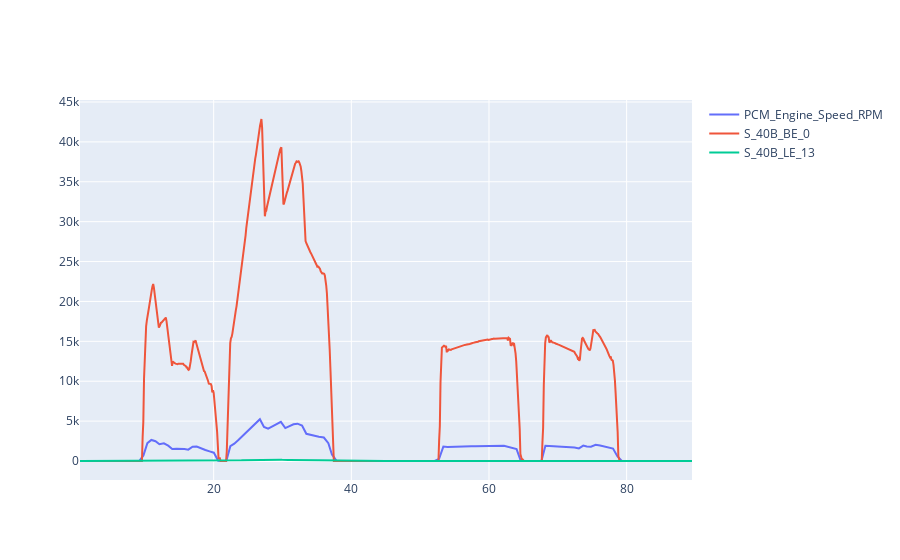
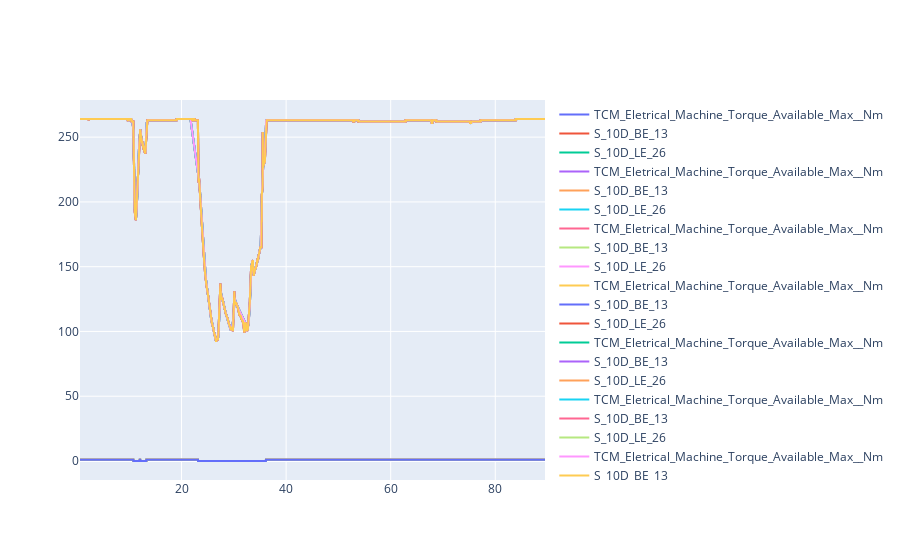

The cell these charts' notebook holds for them, in order:
### Code cell
# One plot per message

# Group signals by unique message using a regular dict
message_signals = {}
for msg, signal, candidates in test_table:
    if msg not in message_signals:
        message_signals[msg] = []
        signal_dict = {'signal': signal, 'candidates': candidates}
    message_signals[msg].append(signal_dict)

for msg, signals in message_signals.items():
    to_plot = []
    for signal in signals:
        to_plot.append(signal['signal'])
        to_plot.append(signal['candidates'][0][0] if signal['candidates'] and len(signal['candidates']) > 0 else None)
        to_plot.append(signal['candidates'][1][0] if signal['candidates'] and len(signal['candidates']) > 1 else None)
    print(f"Plotting {msg.msg_id} with {len(signals)} signals")
    f = decoder_FD3.plot_signals(to_plot,return_fig=True)
    f.show()

### Figure 1 — Plotly figure (JSON) as saved in the notebook; plotly's stock layout.template omitted (floating-point values rounded to 4 significant figures; data arrays with more than 128 entries replaced by an {"elided": "..."} marker saying what was removed)
{"data": [{"mode": "lines", "name": "PCM_Engine_Speed_RPM", "type": "scatter", "x": {"elided": "142 float values"}, "y": {"elided": "142 float values"}}, {"mode": "lines", "name": "S_40B_BE_0", "type": "scatter", "x": {"elided": "885 float values"}, "y": {"elided": "885 float values"}}, {"mode": "lines", "name": "S_40B_LE_13", "type": "scatter", "x": {"elided": "885 float values"}, "y": {"elided": "885 float values"}}], "layout": {}}

### Figure 2 — Plotly figure (JSON) as saved in the notebook; plotly's stock layout.template omitted (floating-point values rounded to 4 significant figures; data arrays with more than 128 entries replaced by an {"elided": "..."} marker saying what was removed)
{"data": [{"mode": "lines", "name": "TCM_Eletrical_Machine_Torque_Available_Max__Nm", "type": "scatter", "x": {"elided": "303 float values"}, "y": {"elided": "303 float values"}}, {"mode": "lines", "name": "S_10D_BE_13", "type": "scatter", "x": {"elided": "8891 float values"}, "y": {"elided": "8891 float values"}}, {"mode": "lines", "name": "S_10D_LE_26", "type": "scatter", "x": {"elided": "8891 float values"}, "y": {"elided": "8891 float values"}}, {"mode": "lines", "name": "TCM_Eletrical_Machine_Torque_Available_Max__Nm", "type": "scatter", "x": {"elided": "303 float values"}, "y": {"elided": "303 float values"}}, {"mode": "lines", "name": "S_10D_BE_13", "type": "scatter", "x": {"elided": "8891 float values"}, "y": {"elided": "8891 float values"}}, {"mode": "lines", "name": "S_10D_LE_26", "type": "scatter", "x": {"elided": "8891 float values"}, "y": {"elided": "8891 float values"}}, {"mode": "lines", "name": "TCM_Eletrical_Machine_Torque_Available_Max__Nm", "type": "scatter", "x": {"elided": "303 float values"}, "y": {"elided": "303 float values"}}, {"mode": "lines", "name": "S_10D_BE_13", "type": "scatter", "x": {"elided": "8891 float values"}, "y": {"elided": "8891 float values"}}, {"mode": "lines", "name": "S_10D_LE_26", "type": "scatter", "x": {"elided": "8891 float values"}, "y": {"elided": "8891 float values"}}, {"mode": "lines", "name": "TCM_Eletrical_Machine_Torque_Available_Max__Nm", "type": "scatter", "x": {"elided": "303 float values"}, "y": {"elided": "303 float values"}}, {"mode": "lines", "name": "S_10D_BE_13", "type": "scatter", "x": {"elided": "8891 float values"}, "y": {"elided": "8891 float values"}}, {"mode": "lines", "name": "S_10D_LE_26", "type": "scatter", "x": {"elided": "8891 float values"}, "y": {"elided": "8891 float values"}}, {"mode": "lines", "name": "TCM_Eletrical_Machine_Torque_Available_Max__Nm", "type": "scatter", "x": {"elided": "303 float values"}, "y": {"elided": "303 float values"}}, {"mode": "lines", "name": "S_10D_BE_13", "type": "scatter", "x": {"elided": "8891 float values"}, "y": {"elided": "8891 float values"}}, {"mode": "lines", "name": "S_10D_LE_26", "type": "scatter", "x": {"elided": "8891 float values"}, "y": {"elided": "8891 float values"}}, {"mode": "lines", "name": "TCM_Eletrical_Machine_Torque_Available_Max__Nm", "type": "scatter", "x": {"elided": "303 float values"}, "y": {"elided": "303 float values"}}, {"mode": "lines", "name": "S_10D_BE_13", "type": "scatter", "x": {"elided": "8891 float values"}, "y": {"elided": "8891 float values"}}, {"mode": "lines", "name": "S_10D_LE_26", "type": "scatter", "x": {"elided": "8891 float values"}, "y": {"elided": "8891 float values"}}, {"mode": "lines", "name": "TCM_Eletrical_Machine_Torque_Available_Max__Nm", "type": "scatter", "x": {"elided": "303 float values"}, "y": {"elided": "303 float values"}}, {"mode": "lines", "name": "S_10D_BE_13", "type": "scatter", "x": {"elided": "8891 float values"}, "y": {"elided": "8891 float values"}}, {"mode": "lines", "name": "S_10D_LE_26", "type": "scatter", "x": {"elided": "8891 float values"}, "y": {"elided": "8891 float values"}}], "layout": {}}
